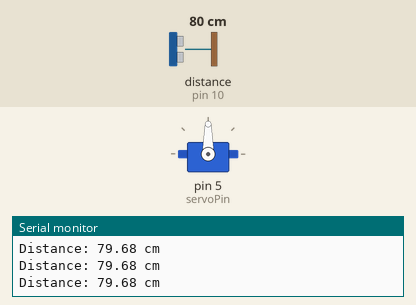
Bench run of a sketch on a simulated Arduino Uno, built with avr-gcc and run on an emulated ATmega328P. Shown: servo, the last lines printed to the serial monitor. Wiring (inferred from the names in the program): ultrasonic range finder: trigger pin 9; echo pin 10. Inputs (shaded band) come from the test bench; at power-on: distance to the obstacle (sensor on pin 10) 80 cm. The echo pulse lasts 58.3 µs per cm.

Above: at 1.2 s.
1.3 s: distance to the obstacle (sensor on pin 10) set to 83 cm
At 2.0 s:
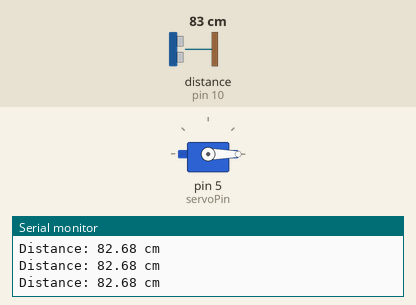
2.8 s: distance to the obstacle (sensor on pin 10) set to 9 cm
At 3.5 s:
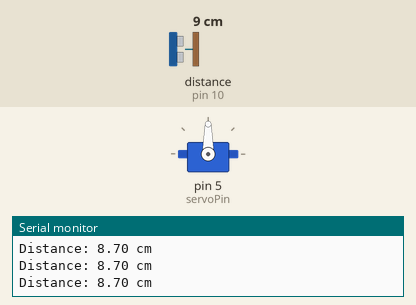
4.3 s: distance to the obstacle (sensor on pin 10) set to 120 cm
At 5.7 s:
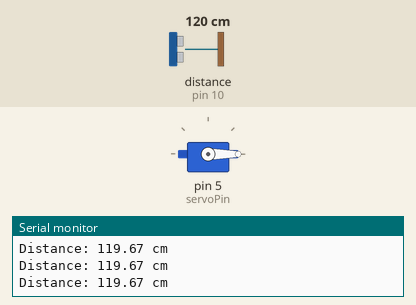
Timing chart, 0 to 7.3 s (numbered marks = the images above; inputs shaded):
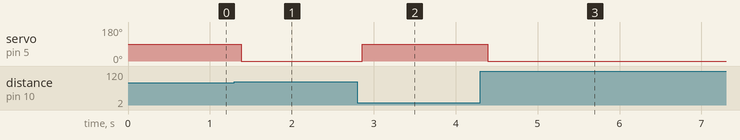

The sketch:

02_Ultrasonic_Servo.ino
```cpp
#include <Servo.h>

Servo myServo;

const int trigPin = 9;
const int echoPin = 10;
const int servoPin = 5;

void setup() {
  pinMode(trigPin, OUTPUT);
  pinMode(echoPin, INPUT);

  myServo.attach(servoPin);

  Serial.begin(9600);
}

void loop() {

  // Send ultrasonic pulse
  digitalWrite(trigPin, LOW);
  delayMicroseconds(2);

  digitalWrite(trigPin, HIGH);
  delayMicroseconds(10);

  digitalWrite(trigPin, LOW);

  // Measure echo
  long duration = pulseIn(echoPin, HIGH);

  // Calculate distance
  float distance = duration * 0.0343 / 2;

  Serial.print("Distance: ");
  Serial.print(distance);
  Serial.println(" cm");

  // Control servo
  if (distance <= 80) {
    myServo.write(90);
  }
  else {
    myServo.write(0);
  }

  delay(100);
}
```

Measured:
- the behaviour switches between 80 and 81 cm on distance to the obstacle (sensor on pin 10) (found by bisection; images 0 and 1)
- after the input at 1.3 s, servo on pin 5 (servoPin): 90° → 0° after 0.08 s
- after the input at 2.8 s, servo on pin 5 (servoPin): 0° → 90° after 0.06 s
- after the input at 4.3 s, servo on pin 5 (servoPin): 90° → 0° after 0.09 s
